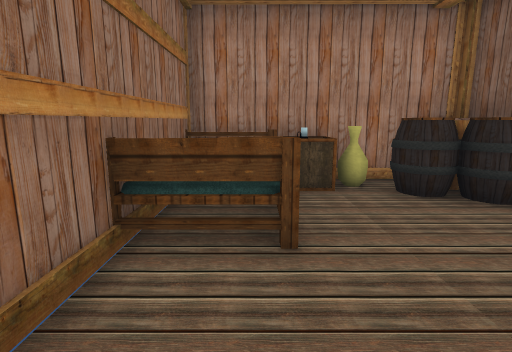
view 1 (above)

16 first-person views from a walk through a scene from a Unity 3-D project. The camera is 1.3 m above the floor, tilts 10° down and sees 80° across. Doors are open. The floor is counted in squares, 1 m on a side. Each view is taken from the middle of a square. On the plan, view 1 faces up. The plan holds only what a view shows up to about 14 squares ahead; the rest is blank. The player character is not drawn. Some surface patterns are stand-ins.

view 2
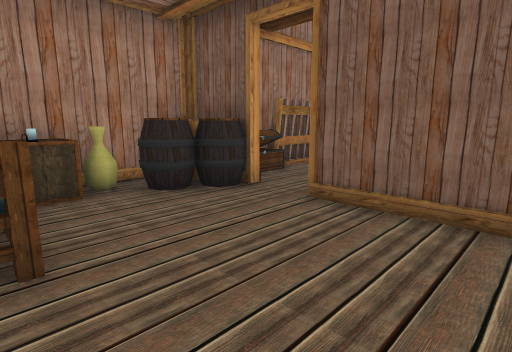

view 3
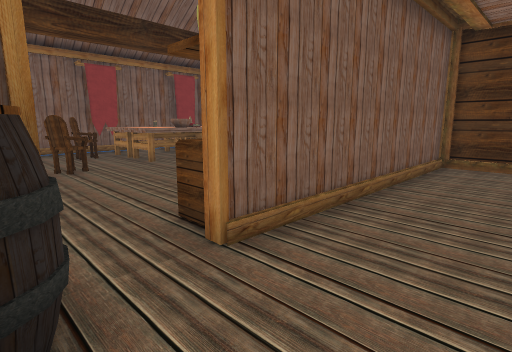

view 4
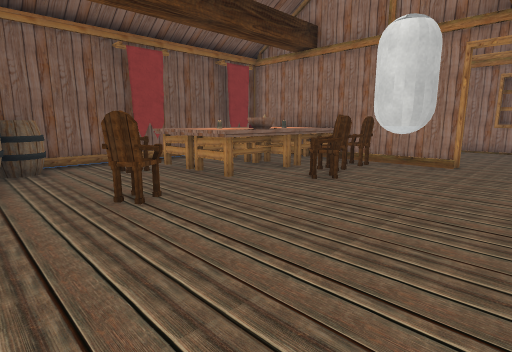

view 5
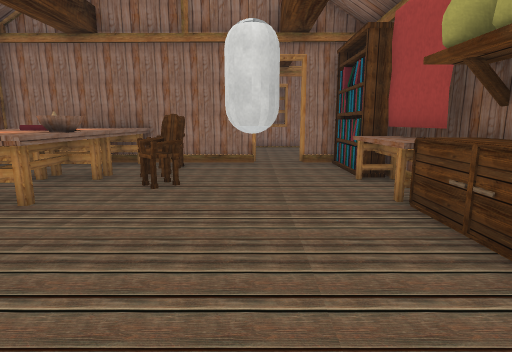

view 6
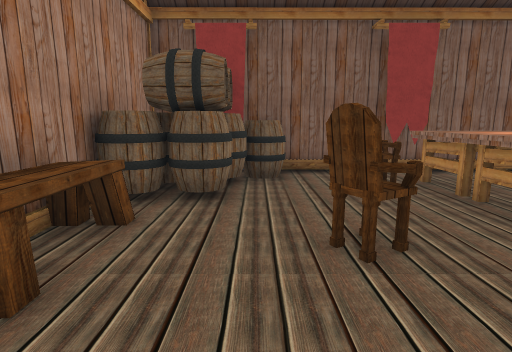

view 7
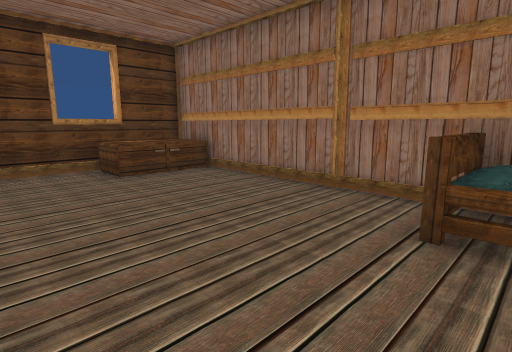

view 8
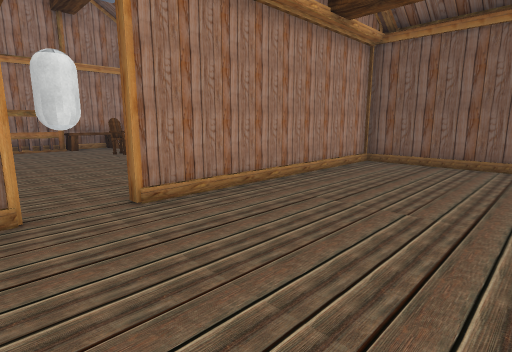

view 9
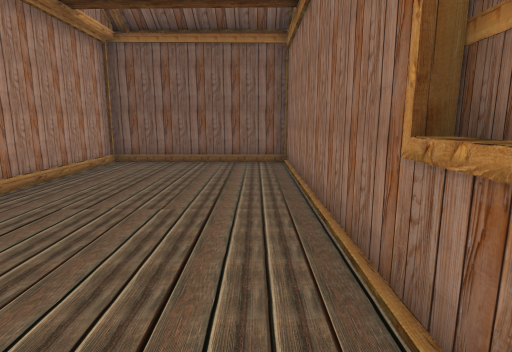

view 10
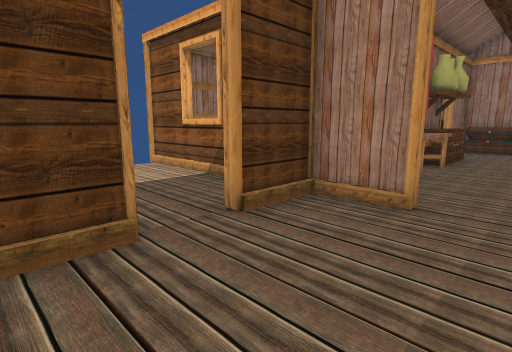

view 11
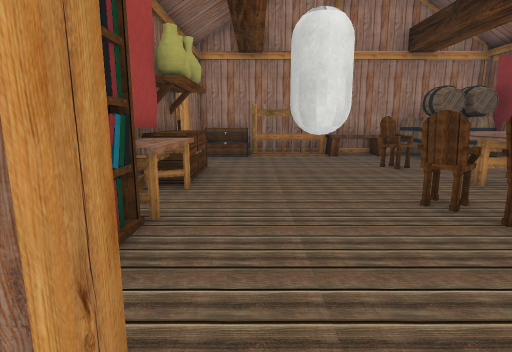

view 12
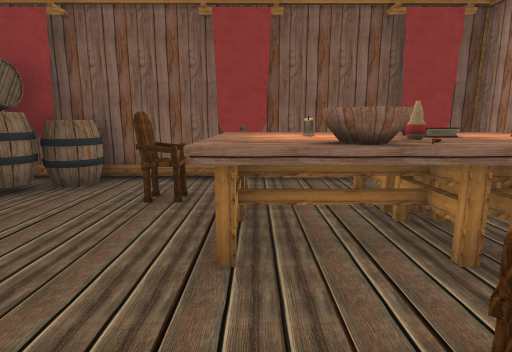

view 13
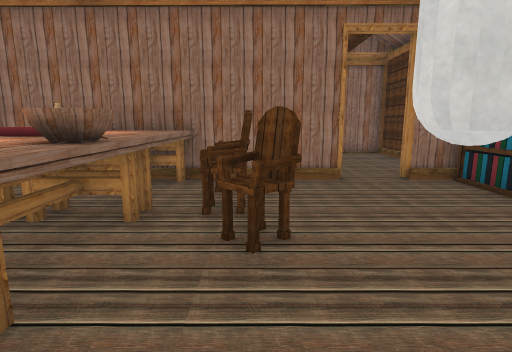

view 14
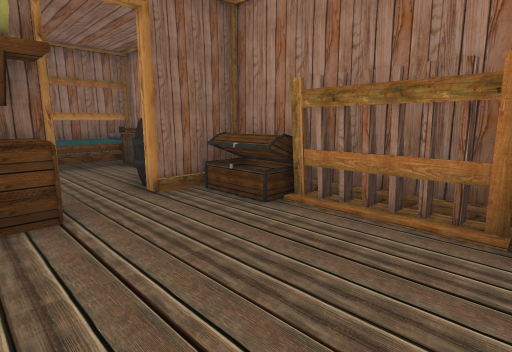

view 15
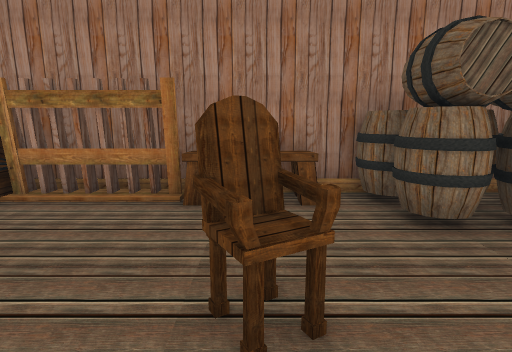

view 16
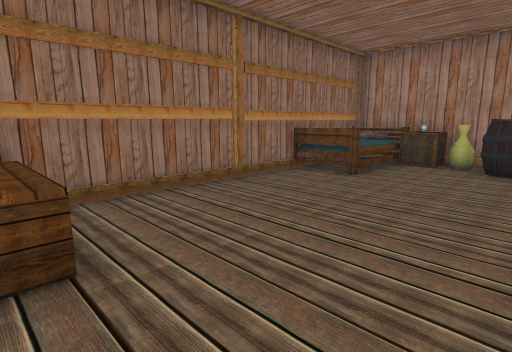

### Floor plan
Points are (right, up) in squares from view 1. A wall is a line through its corners. A room is listed if a view was taken in it or the views show most of it. See-through windows are left out.
Room 1 (views 1, 2, 3, 4, 5, 6, 7, 8, 9, 10, 11, 12, 13, 14, 15, 16)
walls: (8, -5.1) (11.5, -5.1); (6.6, -5.2) (4.5, -5.2); (5, -4.6) (5.6, -4.6); (4.7, -5.2) (4.7, -7.2); (12.4, -5.1) (13.5, -5.1); (14.4, -5.1) (16.1, -5.1); (15.6, -0.2) (15.6, 0.9); (4.7, -8.5) (4.7, -11) (6.4, -11); (15.6, -4.2) (15.6, -3); (4.5, 6.9) (-1.5, 6.9); (16.1, -5.2) (8, -5.2); (15.6, 4.3) (15.6, 5.4); (7, -11) (16.1, -11) (16.1, 6.7) (4.6, 6.7); (7.5, -11.3) (8, -11.3); (-1.5, 3.6) (-1.5, -5.1) (6.6, -5.1)
low walls: (3.1, 6.7) (2.5, 6.7)
ways out: opening at (5, -8); open door at (5.5, 4); open door at (7.5, -5)
objects: other object (-2, 3) to (0, 6); other object (-1, -4) to (1, -3); other object (1, 5); other object (1, 6); other object (2, 6); other object (3, 5); other object (3, 6) to (4, 6); other object (4, 5) to (5, 5); other object (5, -4); other object (5, -3); other object (5, -2) to (6, 0); other object (5, 1); other object (5, 2) to (5, 3); other object (5, 6) to (7, 6); other object (6, -3); other object (8, -1) to (8, 0); other object (8, 6) to (9, 6); other object (10, -4) to (11, -4); other object (10, -3) to (11, -2); other object (10, -2) to (10, -1); other object (10, 6) to (12, 6); other object (11, -1) to (12, -1); other object (11, 3); other object (12, -5) to (12, -3); other object (12, -2); other object (12, 0) to (13, 0); other object (13, -4); other object (13, -3) to (13, -2); other object (13, -1); other object (13, 5) to (15, 6); other object (14, -5) to (15, -2); other object (14, -1) to (15, 1); other object (14, 1) to (14, 2); other object (15, 3) to (15, 4)

Where each view was taken, in squares from view 1:
view 1: 0 up, 0 right, facing up
view 2: 0 up, 0 right, facing up-right
view 3: 5 up, 2 right, facing down-right
view 4: 5 up, 6 right, facing down-right
view 5: 5 up, 8 right, facing down
view 6: 4 up, 8 right, facing right
view 7: 4 up, 4 right, facing down-left
view 8: 10 down, 6 right, facing up-right
view 9: 10 down, 6 right, facing right
view 10: 10 down, 8 right, facing up-left
view 11: 6 down, 7 right, facing up
view 12: 0 up, 9 right, facing right
view 13: 2 up, 10 right, facing down
view 14: 2 up, 10 right, facing up-left
view 15: 1 up, 11 right, facing up
view 16: 4 down, 4 right, facing up-left
